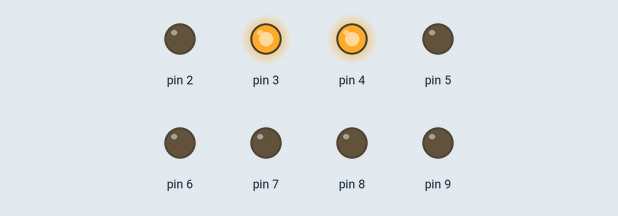
This sketch was run on a simulated Arduino Uno, built with avr-gcc and run on an emulated ATmega328P. Shown: output pins drawn as LEDs (lit = HIGH).

Above: at 0.5 s.
At 1.5 s:
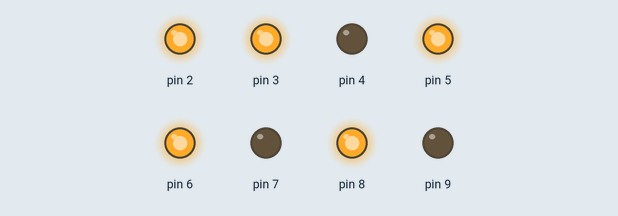
At 2.5 s:
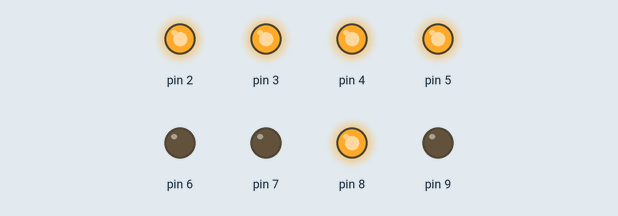
Timing chart, 0 to 3.5 s (numbered marks = the images above):
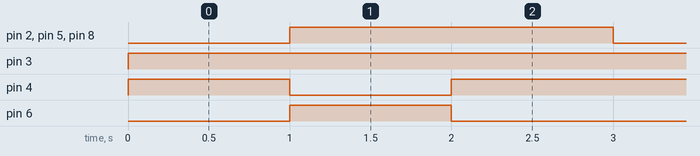

Measured:
- by itself, pin 2, pin 5, pin 8: alternates HIGH for 2.0 s and LOW for 1.0 s
- by itself, pin 3: LOW → HIGH at 0.00 s
- by itself, pin 4: repeats every 3.0 s: LOW 1.0 s, HIGH 2.0 s
- by itself, pin 6: alternates HIGH for 1.0 s and LOW for 2.0 s

The sketch:

vetor1.ino
```cpp
int i; //controlola posição do vetor de 0 a 7
int porta;
int um[8] = {0,1,1,0,0,0,0,0}; //vetor
int dois[8] = {1,1,0,1,1,0,1,0};
int tres[8] = {1,1,1,1,0,0,1,0};
void setup()
{
  for(porta = 2; porta<=9; porta++)
  {
  pinMode(porta, OUTPUT);
}
}

void acendeVisor(int array[])
{
  i = 0;
  for (porta=2; porta<=9; porta++)
  {
    digitalWrite(porta, array[i]);
    i++;
  }
}
void loop()
{
acendeVisor(um);
  delay(1000);

  acendeVisor(dois);
  delay(1000);

  acendeVisor(tres);
  delay(1000);
}
```
